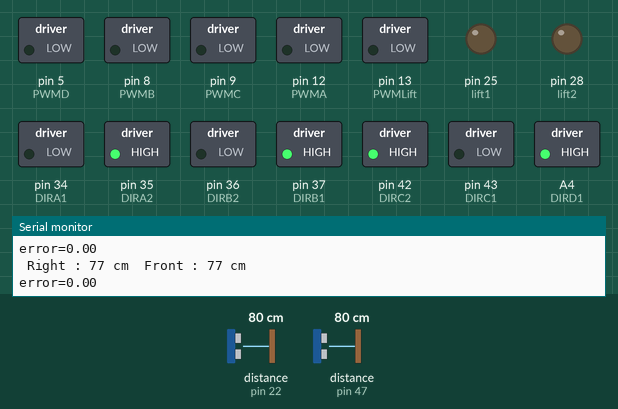
Recording of a sketch running on a simulated Arduino Mega 2560, built with avr-gcc and run on an emulated ATmega2560. On the bench: switched loads named in the sketch (green lamp = pin HIGH), output pins drawn as LEDs (lit = HIGH), the last lines printed to the serial monitor. Wiring (inferred from the names in the program): 2 × ultrasonic range finder: trigger pin 24, echo pin 22 / trigger pin 48, echo pin 47. The test bench sets the inputs (shaded band); at power-on: distance to the obstacle (sensors on pin 22, pin 47) 80 cm. The echo pulse lasts 58.3 µs per cm; pins used as bus, display or sensor lines are not drawn.

Above: at 1.2 s.
1.3 s: distance to the obstacle (sensor on pin 22) set to 34 cm
4.3 s: distance to the obstacle (sensor on pin 22) set to 28 cm
At 5.6 s:
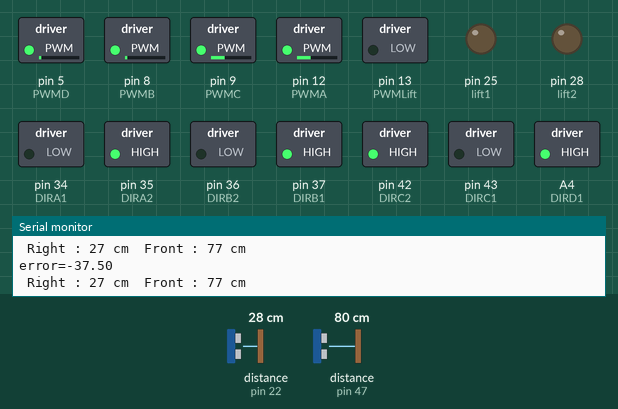
5.9 s: distance to the obstacle (sensor on pin 47) set to 18 cm
8.9 s: distance to the obstacle (sensor on pin 47) set to 15 cm
At 9.7 s:
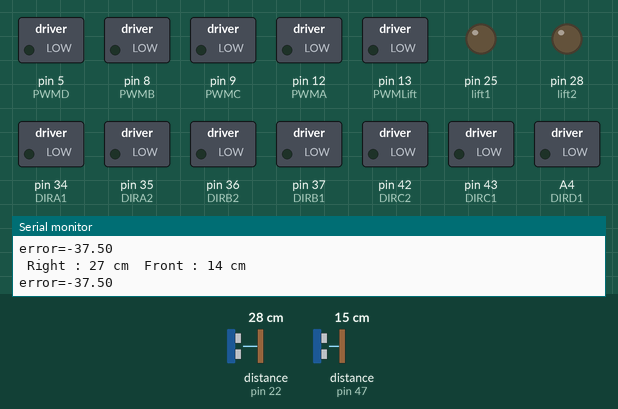
10.4 s: distance to the obstacle (sensor on pin 47) set to 35 cm
At 11.4 s:
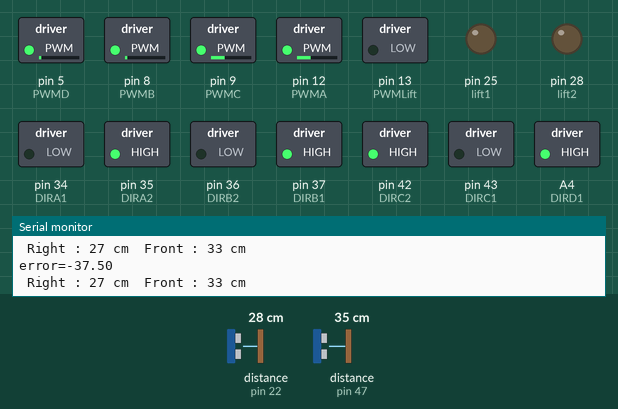
13.4 s: distance to the obstacle (sensor on pin 22) set to 2 cm
At 14.2 s:
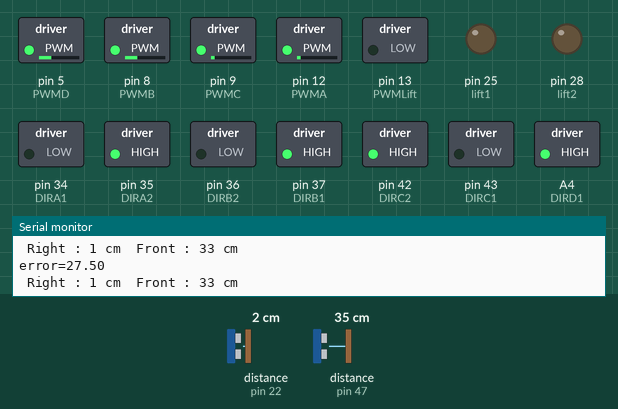
Timing chart, 0 to 16.4 s (numbered marks = the images above; inputs shaded):
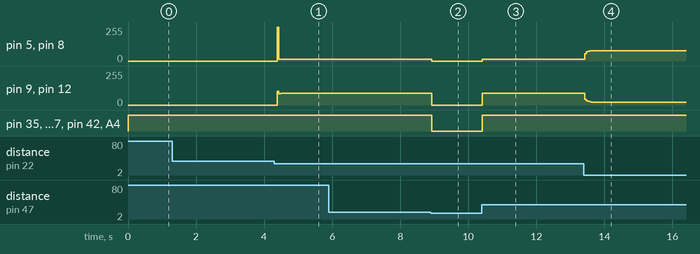

Measured:
- the behaviour switches between 31 and 30 cm on distance to the obstacle (sensor on pin 22) (found by bisection; images 0 and 1)
- the behaviour switches between 17 and 16 cm on distance to the obstacle (sensor on pin 47) (found by bisection; images 1 and 2)
- after the input at 4.3 s, pin 5 (PWMD), pin 8 (PWMB): 0/255 → 12/255 after 0.09 s; pin 9 (PWMC), pin 12 (PWMA): 0/255 → 87/255 after 0.09 s
- after the input at 8.9 s, pin 5 (PWMD), pin 8 (PWMB): 12/255 → 0/255 at once; pin 9 (PWMC), pin 12 (PWMA): 87/255 → 0/255 at once; pin 35 (DIRA2), pin 37 (DIRB1), pin 42 (DIRC2), A4 (DIRD1): HIGH → LOW at once
- after the input at 10.4 s, pin 5 (PWMD), pin 8 (PWMB): 0/255 → 12/255 at once; pin 9 (PWMC), pin 12 (PWMA): 0/255 → 87/255 at once; pin 35 (DIRA2), pin 37 (DIRB1), pin 42 (DIRC2), A4 (DIRD1): LOW → HIGH at once
- after the input at 13.4 s, pin 5 (PWMD), pin 8 (PWMB): 12/255 → 77/255 at once; pin 9 (PWMC), pin 12 (PWMA): 87/255 → 22/255 at once

The sketch:

automode.ino
```cpp
//#include <AutoPID.h>
#include <Encoder.h>
#include <Servo.h>

//#include "status.h"
#define PWMA 12
#define DIRA1 34
#define DIRA2 35
#define PWMB 8
#define DIRB1 37
#define DIRB2 36
#define PWMC 9
#define DIRC1 43
#define DIRC2 42
#define PWMD 5
#define DIRD1 A4  //26
#define DIRD2 A5  //27
#define lift1 25
#define lift2 28
#define PWMLift 13
#define servo 4

#define MOTORA_FORWARD(pwm)    do{digitalWrite(DIRA1,LOW); digitalWrite(DIRA2,HIGH);analogWrite(PWMA,pwm);}while(0)
#define MOTORA_STOP(x)         do{digitalWrite(DIRA1,LOW); digitalWrite(DIRA2,LOW); analogWrite(PWMA,0);}while(0)
#define MOTORA_BACKOFF(pwm)    do{digitalWrite(DIRA1,HIGH);digitalWrite(DIRA2,LOW); analogWrite(PWMA,pwm);}while(0)

#define MOTORB_FORWARD(pwm)    do{digitalWrite(DIRB1,HIGH); digitalWrite(DIRB2,LOW);analogWrite(PWMB,pwm);}while(0)
#define MOTORB_STOP(x)         do{digitalWrite(DIRB1,LOW); digitalWrite(DIRB2,LOW); analogWrite(PWMB,0);}while(0)
#define MOTORB_BACKOFF(pwm)    do{digitalWrite(DIRB1,LOW);digitalWrite(DIRB2,HIGH); analogWrite(PWMB,pwm);}while(0)

#define MOTORC_FORWARD(pwm)    do{digitalWrite(DIRC1,LOW); digitalWrite(DIRC2,HIGH);analogWrite(PWMC,pwm);}while(0)
#define MOTORC_STOP(x)         do{digitalWrite(DIRC1,LOW); digitalWrite(DIRC2,LOW); analogWrite(PWMC,0);}while(0)
#define MOTORC_BACKOFF(pwm)    do{digitalWrite(DIRC1,HIGH);digitalWrite(DIRC2,LOW); analogWrite(PWMC,pwm);}while(0)

#define MOTORD_FORWARD(pwm)    do{digitalWrite(DIRD1,HIGH); digitalWrite(DIRD2,LOW);analogWrite(PWMD,pwm);}while(0)
#define MOTORD_STOP(x)         do{digitalWrite(DIRD1,LOW); digitalWrite(DIRD2,LOW); analogWrite(PWMD,0);}while(0)
#define MOTORD_BACKOFF(pwm)    do{digitalWrite(DIRD1,LOW);digitalWrite(DIRD2,HIGH); analogWrite(PWMD,pwm);}while(0)

#define LIFT_U(pwm)    do{digitalWrite(lift1,HIGH); digitalWrite(lift2,LOW);analogWrite(PWMLift,pwm);}while(0)
#define LIFT_STOP(x)    do{digitalWrite(lift1,LOW); digitalWrite(lift2,LOW); analogWrite(PWMLift,0);}while(0)
#define LIFT_D(pwm)  do{digitalWrite(lift1,LOW); digitalWrite(lift2,HIGH); analogWrite(PWMLift,pwm);}while(0)

#define MAX_PWM   200
#define MIN_PWM   100
#define echo_front 47
#define trig_front 48
#define echo_right 22
#define trig_right 24
Servo servoLift;
int Motor_PWM = 70;
int Lift_PWM = 50;
#define STOP 0
#define FORWARD 1
#define BACKWARD 2
#define LEFT 3
#define RIGHT 4

// definitions/mappings to ints:
const int stop_int = 0;
const int forward_int = 1;
const int backward_int = 2;
const int right_int = 3;
const int left_int = 4;
const int shiftright_int = 5;
const int shiftleft_int = 6;
const int upperright_int = 7;
const int upperleft_int = 8;
const int lowerright_int = 9;
const int lowerleft_int = 10;
const int manual_int = 11;
const int auto_int = 12;
const int lift_up = 13;
const int lift_down = 14;
const int servo_drop = 15;
const int servo_hold = 16;
int ultra_distance[2], old_distance[2], curr_distance[2];
uint8_t blue_percentage = 0; // the percentage of pixels in the current camera frame that are blue (or at least 'blue' enough)
uint8_t wall_percentage = 0;
uint8_t obstacle_percentage = 0;

uint8_t manual_state = stop_int;
uint8_t mode = manual_int;

int servoLiftCenter = 0;                             // Vertical lift center position
int servoLiftCenterMax = 155;                         // Vertical lift maximum position forward:  85 + 70
int servoLiftCenterMin = 0;                          // Vertical lift minimum position backward: 85 - 50

int next_direction = -1;
int start = 0;

float P = 2 ;
float D = 0.9 ;
float I = 0.5 ;
float oldErrorP ;
float totalError ;
int offset = 5 ;
int wall_threshold = 12 ;
//int left_threshold = 10 ;
//int right_threshold = 10 ;
int front_threshold = 15 ;

int baseSpeed = 50 ;

int RMS ;
int LMS ;
#define CORRIDOR_SIDE_DISTANCE 35 // distance for determining whether in corridor or not
#define DEAD_END_DISTANCE 20 // distance to the front wall when it's time to turn around in a dead end

int cycle_count; // counter that keeps track of the number of cycles (loops) in a specific state

int front_sensor()
{
  // defines variables
  long duration; // variable for the duration of sound wave travel
  int distance; // variable for the distance measurement
  // Clears the trigPin condition
  digitalWrite(trig_front, LOW);
  delayMicroseconds(2);
  // Sets the trigPin HIGH (ACTIVE) for 10 microseconds
  digitalWrite(trig_front, HIGH);
  delayMicroseconds(10);
  digitalWrite(trig_front, LOW);
  // Reads the echoPin, returns the sound wave travel time in microseconds
  duration = pulseIn(echo_front, HIGH);
  // Calculating the distance
  distance = duration * 0.034 / 2; // Speed of sound wave divided by 2 (go and back)
  // Displays the distance on the Serial Monitor
  return distance;
}

int right_sensor()
{
  // defines variables
  long duration; // variable for the duration of sound wave travel
  int distance; // variable for the distance measurement
  // Clears the trigPin condition
  digitalWrite(trig_right, LOW);
  delayMicroseconds(2);
  // Sets the trigPin HIGH (ACTIVE) for 10 microseconds
  digitalWrite(trig_right, HIGH);
  delayMicroseconds(10);
  digitalWrite(trig_right, LOW);
  // Reads the echoPin, returns the sound wave travel time in microseconds
  duration = pulseIn(echo_right, HIGH);
  // Calculating the distance
  distance = duration * 0.034 / 2; // Speed of sound wave divided by 2 (go and back)
  // Displays the distance on the Serial Monitor
  return distance;
}

void read_distance()
{
  ultra_distance[0] = front_sensor();
  ultra_distance[1] = right_sensor();

  curr_distance[0] = (ultra_distance[0] + old_distance[0])/2;
  curr_distance[1] = (ultra_distance[1] + old_distance[1])/2;

  old_distance[0] = curr_distance[0];
  old_distance[1] = curr_distance[1];
}

void IO_init()
{

  pinMode(PWMA, OUTPUT);
  pinMode(DIRA1, OUTPUT);pinMode(DIRA2, OUTPUT);
  pinMode(PWMB, OUTPUT);
  pinMode(DIRB1, OUTPUT);pinMode(DIRB2, OUTPUT);
  pinMode(PWMC, OUTPUT);
  pinMode(DIRC1, OUTPUT);pinMode(DIRC2, OUTPUT);
  pinMode(PWMD, OUTPUT);
  pinMode(DIRD1, OUTPUT);pinMode(DIRD2, OUTPUT);
  pinMode(lift1, OUTPUT);pinMode(lift2, OUTPUT);
  pinMode(PWMLift, OUTPUT);

  pinMode(trig_right, OUTPUT);
  pinMode(echo_right, INPUT);
  pinMode(trig_front, OUTPUT);
  pinMode(echo_front, INPUT);
  MOTORA_STOP(0);
  MOTORB_STOP(0);
  MOTORC_STOP(0);
  MOTORD_STOP(0);


}

void pid_start() {
  if(curr_distance[1] < 30)
  {
    float errorP = wall_threshold - curr_distance[1] ;
    float errorD = errorP - oldErrorP;
    float errorI = (2.0 / 3.0) * errorI + errorP ;

    totalError = P * errorP + D * errorD + I * errorI ;

    oldErrorP = errorP ;

    RMS = baseSpeed + totalError ;
    LMS = baseSpeed - totalError ;
    if(RMS < -255) RMS = -255; if(RMS > 255)RMS = 255 ;
    if(LMS < -255) LMS = -255;  if(LMS > 255)LMS = 255 ;


  }
  else
  {
    RMS = 0;
    LMS = 0;
  }
   MOTORA_FORWARD(LMS);
    MOTORB_FORWARD(RMS);
    MOTORC_FORWARD(LMS);
    MOTORD_FORWARD(RMS);

}
//----------------------------- wall follow  control -------------------------------//

void setup() {

  Serial.begin(9600);  // baudrate = 9600 bps
  IO_init();


}
void loop()
{
  read_distance();
  if(curr_distance[0] >15)
  {
    pid_start();
  }
  else
  {
    MOTORA_STOP(0);
    MOTORB_STOP(0);
    MOTORC_STOP(0);
    MOTORD_STOP(0);
  }
  Serial.print(" Right : ");
  Serial.print(curr_distance[1]);
  Serial.print(" cm ");
  Serial.print(" Front : ");
  Serial.print(curr_distance[0]);
  Serial.println(" cm ");

  //measure error & print the result to the serial monitor


  Serial.print("error=");
  Serial.println(totalError);
}
```
